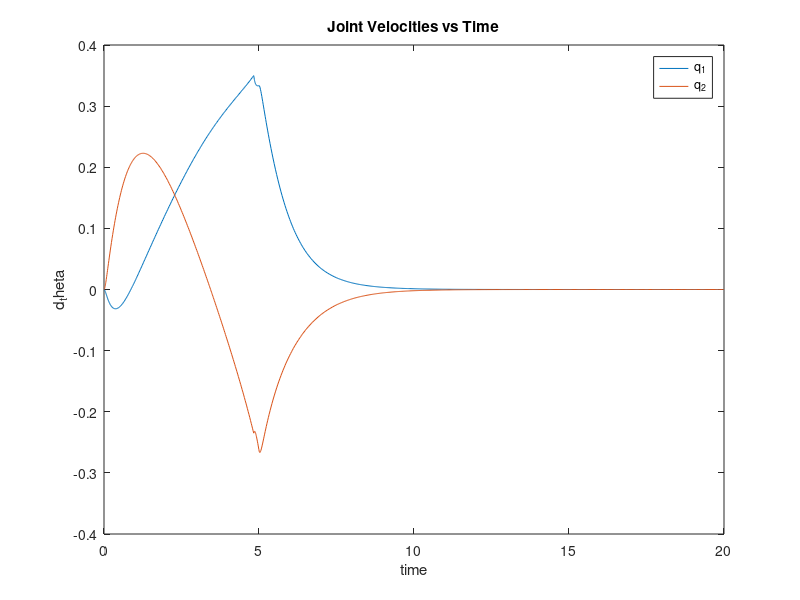
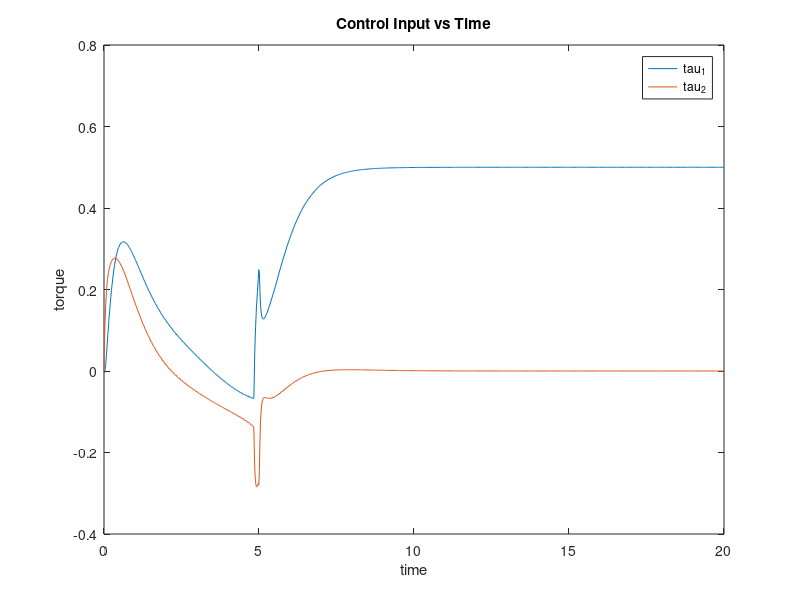
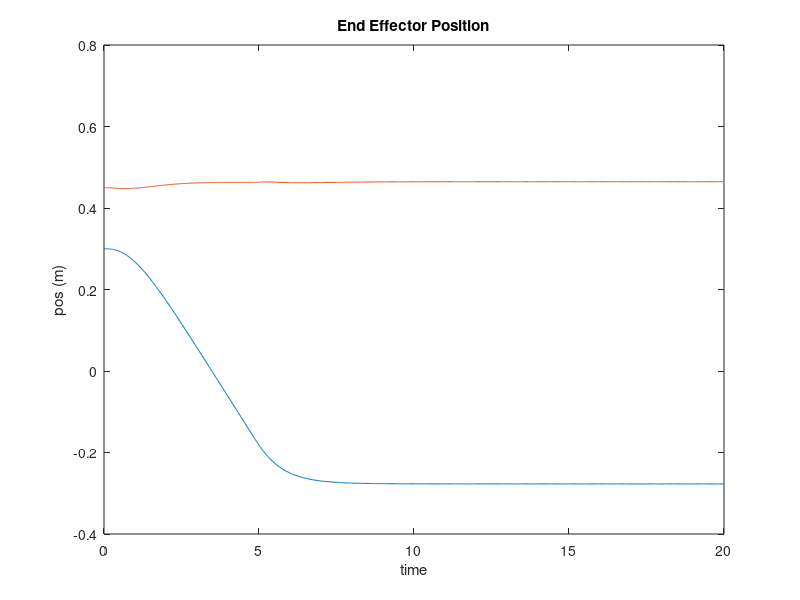
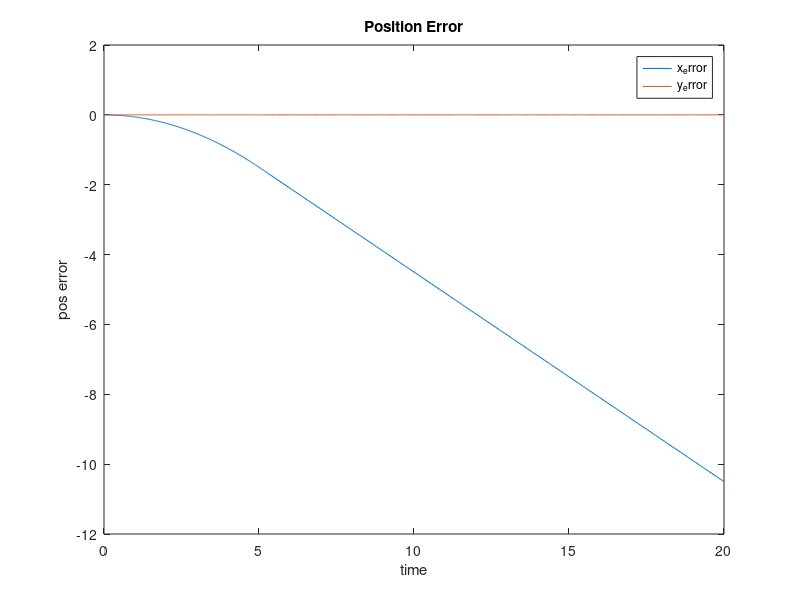

Write the MATLAB code that produced these figures, in order. (Note: this script raises an error after producing the figures.)
%% Subacz, RBE502, Homework 6, Problem 2
function Compliance_Control()
    %Assumptions: The force applied by to the end effector is a constant. 
    clc,close all,clear all
    Tf = [0,20] ; %Run time
  
    %Starting Coordinates
    x = 0.3
    y = 0.45
    
    %Parameters for the 2 link planar arm.
    g = 9.8 ;
    a_1 = 0.3 ;
    a_2 = 0.3 ;
    l_1 = 0.15 ;
    l_2 = 0.15 ;
    m_1 = 0.05 ;
    m_2 = 0.05 ;
    I_1 = 1;
    I_2 = 1;
    
    %Calculate the inverse kinematics
    a_1 = 0.3;
    a_2 = 0.3;
    q_2 = acos((x^2 + y^2 - a_1^2 - a_2^2)/(2*a_1^2)) ;
    q_1 = atan2 (y,x) - atan2((a_2* sin(q_2)),(a_1+a_2*cos(q_2))) ;
    q_d = [q_1;q_2];
    
    % % Initial ode45  input
    X0 =[x; y; q_1; q_2; 0; 0; 0; 0; 0; 0; 0;0]
    
    global prev_t; %force exerted
    prev_t = 0;
    global g_fe;
    g_fe = [0 0];
    global g_t;
    g_t = [0];

    [T, X] = ode45(@(t,x)plannarArmODE(t,x),Tf,X0) ;

    %Plot - Joint velocities vs time.
    figure(1);
    plot(T,X(:,5),T,X(:,6));
    title('Joint Velocities vs Time')
    xlabel('time')
    ylabel('d_theta');
    legend('q_1','q_2');

    %Plot - control input vs time.
    %Calculate t approximate derivative
    T1 = [0;diff(X(:,7))./diff(T)];
    T2 = [0;diff(X(:,8))./diff(T)];
    figure(2);
    plot(T,T1,T,T2) ;
    title('Control Input vs Time')
    xlabel('time')
    ylabel('torque')
    legend('tau_1' ,'tau_2')

    %Calculate the tip position over time
    figure(3);
    for i = 1 : length(X)    
        x = a_1*cos(X(i,3)) + a_2*cos(X(i,3)+X(i,4));
        y = a_1*sin(X(i,3)) + a_2*sin(X(i,3)+X(i,4));
        tip_Pos(i,:) = [x; y];
    end
    plot(T, tip_Pos(:,1),T,tip_Pos(:,2)) ;
    title('End Effector Position')
    xlabel('time')
    ylabel('pos (m)')
    
    %end effector error over time
    figure(4)
    plot(T,X(:,11),T,X(:,12));
    title('Position Error')
    xlabel('time')
    ylabel('pos error')
    legend('x_error','y_error')

    %end-effector force as function of time
    figure(5);
    plot(g_t,g_fe(:,1))
    hold on; plot(g_t,g_fe(:,2))
    title('end effector force')
    xlabel('time')
    ylabel('force')
    legend('x','y')

    %stick model.
    figure(7);
    clf('reset');
    subplot(2,1,1);
    plot(T,tip_Pos(:,1),T,tip_Pos(:,2));
    hh1(1)= line(T(1),tip_Pos(1,1),'Marker','.','MarkerSize',20,'Color','b');
    hh1(2)= line(T(1),tip_Pos(2,1),'Marker','.','MarkerSize',20,'Color',[0 .5 0]);
    xlabel('time(sec)'); ylabel('Position');
    
    subplot(2,1,2);
    hh2 = line ([0,1*cos(X(1,1))],[0,1*sin(X(1,1))]);
    axis equal;
    axis([-0.5 0.5 -0 0.5]);
%     ht = title(sprintf('Time: %0.2 f sec\nPositon: %0.2 f \nAngle : %0.2f(Radian) %0.2f(Degree) '...
%         , T(1), tip_Pos(1,1), tip_Pos(2,1),rad2deg(tip_Pos(2,1))));

    xlabel('Stickmodel')

    for i = 1:length(T)
        set(hh1(1),'XData' ,T(i),'YData' , tip_Pos(i,1));
        set(hh1(2),'XData' ,T(i),'YData' , tip_Pos(i,2));
        tempy1 = 0.3*sin(X(i,3));
        tempx1 = 0.3*cos(X(i,3));
        tempy2= 0.3*sin(X(i,3))+0.3 * sin(X(i,3)+X(i,4));
        tempx2= 0.3*cos(X(i,3))+0.3 * cos(X(i,3)+X(i,4));
        set(hh2(1), 'XData', [0,tempx1,tempx2],...
            'YData', [0, tempy1, tempy2]);
%         set(ht, 'String', sprintf('Time: %0.2f sec \nAngle: %0.2f(Radian) %0.2f(Degree) ',...
%             [T(i), X(i,3), rad2deg(X(i,3))]));
        f = getframe(gcf);

        if i==1
            [mov(:,:,1,i),map]= rgb2ind(f.cdata,256,'nodither');
        else
            mov(:,:,1,i) = rgb2ind(f.cdata,map,'nodither');
        end
    end
    imwrite(mov,map, 'strickAnimation.gif', 'DelayTime',0,'LoopCount',inf);

    function dx = plannarArmODE(t,x)
        %space-state variables
        theta = [x(3),x(4)];
        dtheta = [x(5),x(6)];
        
        %Gains
        K_p = [10, 0; 0, 10]; %Kp gain
        K_v = [10, 0; 0 10]; % kv gain

        %Calculate the mass matrix
        M_11 = (m_2*a_1*a_1 + 2*m_2*a_1* l_2 * cos(theta(2)) + m_1* l_1 * l_1 + m_2*l_2 *l_2 + I_1 + I_2 );
        M_12 = (m_2*( l_2 * l_2 + a_1* l_2 * cos (theta(2))) + I_2);
        M_21 = (m_2*( l_2 * l_2 + a_1* l_2 * cos (theta(2))) + I_2);
        M_22 = (m_2* l_2 * l_2 + I_2);
        M = [ M_11,M_12;
              M_21,M_22];
        
        %Calculate the coriolis matrix
        C_11 =(-m_2*a_1* l_2 * sin (theta(2))*2*dtheta(2));
        C_12 =(-m_2*a_1*l_2*sin(theta(2))*dtheta(2));
        C_21 =(m_2*a_1*l_2*sin(theta(2))*dtheta(1));
        C_22 =0;
        C = [C_11,C_12;
            C_21,C_22];
        
        %Calculate the gravity matrix
%         G_1 =((m_1*l_1+m_2*a_1)*g*cos(theta(1))+m_2*l_2*g*cos(theta(1)+theta(2)));
%         G_2 = (m_2* l_2 *g* cos(theta(1)+theta(2)));
%         G = [G_1;
%              G_2];
        
        %Calculate the position of end effector and dont let it go though
        %the wall!!!
        x_pos = 0.3 - 0.12*t;
        y_pos = 0.45;
        
        %Wall force applied to end effector
        fe = [0;0];
        Kpx = 1;
        Kx = 1;
        xd_xr = 1;
        
        %If the end effector is at the wall, apply the force
        if x_pos < -.28 %apply the force.
            fe = [((Kpx*Kx)/(Kpx+Kx))*(xd_xr);
                       0];
            %Dont let the controller punch a hole in the wall!!!
            if x_pos < -0.3
                x_pos = -0.3; 
            end
        end
        
        if prev_t < t
            g_fe = [g_fe; fe'];
            g_t = [g_t; t];
            prev_t = t;
        else
            prev_t = t;
        end        
        
        %Calculate the inverse kinematics
        qd_2 = acos((x_pos^2+y_pos^2-a_1^2-a_2^2)/(2*a_1^2));
        qd_1 = atan2(y_pos,x_pos)-atan2((a_2*sin(qd_2)),(a_1+a_2*cos(qd_2)));
        q_d = [qd_1;
               qd_2];
        qdDot = [0;
                 0];
%         qdDDot = [0;0]; 
        
        %Calculate position/velocity errors
        e=q_d-[theta(1);theta(2)]; % position error
        de = qdDot - [dtheta(1);dtheta(2)]; % velocity error
        tau = K_p*e + K_v*de;
        posError1 = [a_1*cos(q_1) + a_2*cos(q_1+q_2);
                    a_1*sin(q_1) + a_2*sin(q_1+q_2)];
        posError2 = [a_1*cos(q_d(1)) + a_2*cos(q_d(1)+q_d(2));
                    a_1*sin(q_d(1)) + a_2*sin(q_d(1)+q_d(2))];       
        error = posError2-posError1;
               
        %Calculate joint velocities
        invM = inv(C);
        invMC = invM*C;
        qdot = inv(M)*(tau-C*[dtheta(1);dtheta(2)] - fe);
        
        dx = [qd_1 - x(3);
              qd_2 - x(4);
                     x(5);
                     x(6);
                  qdot(1);
                  qdot(2);
                   tau(1);
                   tau(2);
               q_d(1)-q_1;
               q_d(2)-q_2;
                 error(1);
                 error(2)];
    end
end
